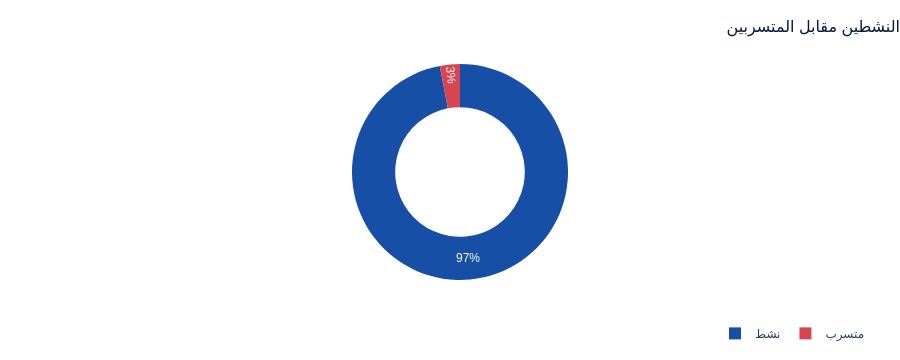

Notebook code for this chart:
### Code cell
show(5)

### Figure 1 — Plotly figure (JSON) as saved in the notebook; plotly's stock layout.template omitted (floating-point values rounded to 4 significant figures)
{"data": [{"hole": 0.6, "labels": ["نشط", "متسرب"], "marker": {"colors": ["#174EA6", "#D64550"]}, "type": "pie", "values": [970, 30]}], "layout": {"colorway": ["#174EA6", "#2FB89A", "#E0A100", "#D64550", "#0D2A5E", "#00B8E6", "#8A97AB"], "font": {"family": "IBM Plex Sans Arabic, Tahoma, Arial, sans-serif", "size": 12}, "height": 360, "hoverlabel": {"font": {"family": "IBM Plex Sans Arabic, Tahoma, Arial, sans-serif"}}, "legend": {"orientation": "h", "x": 1, "xanchor": "right", "y": -0.18}, "margin": {"b": 50, "l": 50, "r": 30, "t": 64}, "showlegend": true, "title": {"font": {"color": "#071A3D", "size": 16}, "text": "النشطين مقابل المتسربين", "x": 1, "xanchor": "right"}}}
